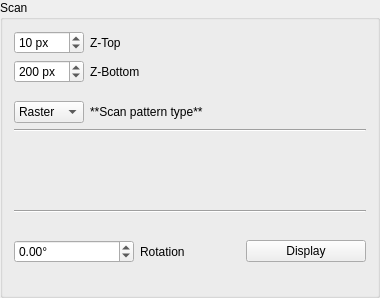
<?xml version="1.0" encoding="UTF-8"?>
<ui version="4.0">
 <class>ScanGroupBox</class>
 <widget class="QGroupBox" name="ScanGroupBox">
  <property name="geometry">
   <rect>
    <x>0</x>
    <y>0</y>
    <width>380</width>
    <height>298</height>
   </rect>
  </property>
  <property name="minimumSize">
   <size>
    <width>0</width>
    <height>0</height>
   </size>
  </property>
  <property name="maximumSize">
   <size>
    <width>16777215</width>
    <height>16777215</height>
   </size>
  </property>
  <property name="title">
   <string>Scan</string>
  </property>
  <property name="flat">
   <bool>true</bool>
  </property>
  <property name="checkable">
   <bool>false</bool>
  </property>
  <layout class="QGridLayout" name="gridLayout">
   <item row="1" column="1">
    <layout class="QGridLayout" name="grid2">
     <item row="3" column="1">
      <widget class="QLabel" name="labelScanPatternType">
       <property name="toolTip">
        <string>Number of pixels to crop from the top of the A-line</string>
       </property>
       <property name="text">
        <string>**Scan pattern type**</string>
       </property>
       <property name="textFormat">
        <enum>Qt::MarkdownText</enum>
       </property>
      </widget>
     </item>
     <item row="0" column="0">
      <widget class="QSpinBox" name="spinZTop">
       <property name="toolTip">
        <string>Number of pixels to crop from the top of the A-line</string>
       </property>
       <property name="suffix">
        <string> px</string>
       </property>
       <property name="maximum">
        <number>1024</number>
       </property>
       <property name="value">
        <number>10</number>
       </property>
      </widget>
     </item>
     <item row="1" column="0">
      <widget class="QSpinBox" name="spinZBottom">
       <property name="toolTip">
        <string>A-lines are cropped to this number of uppermost pixels on display and acquisition</string>
       </property>
       <property name="suffix">
        <string> px</string>
       </property>
       <property name="minimum">
        <number>1</number>
       </property>
       <property name="maximum">
        <number>1025</number>
       </property>
       <property name="value">
        <number>200</number>
       </property>
      </widget>
     </item>
     <item row="0" column="1">
      <widget class="QLabel" name="labelZTop">
       <property name="toolTip">
        <string>Number of pixels to crop from the top of the A-line</string>
       </property>
       <property name="text">
        <string>Z-Top</string>
       </property>
      </widget>
     </item>
     <item row="3" column="0">
      <layout class="QGridLayout" name="grid3">
       <item row="0" column="0" rowspan="2">
        <widget class="QComboBox" name="comboScanPattern">
         <property name="styleSheet">
          <string notr="true"/>
         </property>
         <item>
          <property name="text">
           <string>Raster</string>
          </property>
         </item>
         <item>
          <property name="text">
           <string>Line</string>
          </property>
         </item>
         <item>
          <property name="text">
           <string>Circle</string>
          </property>
         </item>
        </widget>
       </item>
      </layout>
     </item>
     <item row="1" column="1">
      <widget class="QLabel" name="labelZBottom">
       <property name="toolTip">
        <string>A-lines are cropped to this number of uppermost pixels on display and acquisition</string>
       </property>
       <property name="text">
        <string>Z-Bottom</string>
       </property>
      </widget>
     </item>
     <item row="2" column="0">
      <spacer name="verticalSpacer">
       <property name="orientation">
        <enum>Qt::Vertical</enum>
       </property>
       <property name="sizeType">
        <enum>QSizePolicy::Minimum</enum>
       </property>
       <property name="sizeHint" stdset="0">
        <size>
         <width>0</width>
         <height>12</height>
        </size>
       </property>
      </spacer>
     </item>
    </layout>
   </item>
   <item row="3" column="1" colspan="2">
    <widget class="QWidget" name="ScanWidget" native="true"/>
   </item>
   <item row="5" column="1" colspan="2">
    <layout class="QGridLayout" name="grid1">
     <item row="0" column="0" rowspan="2">
      <widget class="QDoubleSpinBox" name="spinRotation">
       <property name="toolTip">
        <string>The angle by which to rotate the scan pattern</string>
       </property>
       <property name="suffix">
        <string>°</string>
       </property>
       <property name="minimum">
        <double>-359.990000000000009</double>
       </property>
       <property name="maximum">
        <double>359.990000000000009</double>
       </property>
      </widget>
     </item>
     <item row="0" column="1" rowspan="2">
      <widget class="QLabel" name="labelRotation">
       <property name="maximumSize">
        <size>
         <width>100</width>
         <height>16777215</height>
        </size>
       </property>
       <property name="toolTip">
        <string>The angle by which to rotate the scan pattern</string>
       </property>
       <property name="text">
        <string>Rotation</string>
       </property>
      </widget>
     </item>
     <item row="0" column="2" rowspan="2">
      <widget class="QPushButton" name="pushPreview">
       <property name="toolTip">
        <string>Display the scan pattern positions and signals</string>
       </property>
       <property name="text">
        <string>Display</string>
       </property>
      </widget>
     </item>
    </layout>
   </item>
   <item row="2" column="1" colspan="2">
    <widget class="Line" name="line2">
     <property name="orientation">
      <enum>Qt::Horizontal</enum>
     </property>
    </widget>
   </item>
   <item row="4" column="1" colspan="2">
    <widget class="Line" name="line">
     <property name="orientation">
      <enum>Qt::Horizontal</enum>
     </property>
    </widget>
   </item>
  </layout>
 </widget>
 <resources/>
 <connections/>
</ui>
